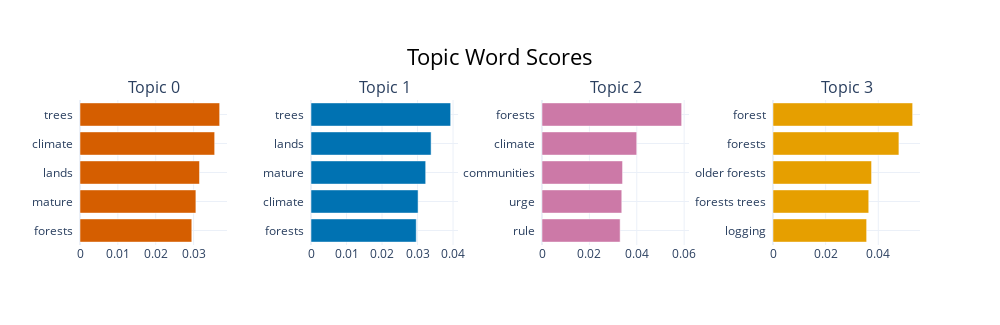

The notebook cell saved with this chart:
### Code cell
topic_model.visualize_barchart(top_n_topics=10)

### Figure 1 — Plotly figure (JSON) as saved in the notebook; plotly's stock layout.template omitted (floating-point values rounded to 4 significant figures)
{"data": [{"marker": {"color": "#D55E00"}, "orientation": "h", "type": "bar", "x": [0.02952, 0.03061, 0.03156, 0.03556, 0.03688], "xaxis": "x", "y": ["forests  ", "mature  ", "lands  ", "climate  ", "trees  "], "yaxis": "y"}, {"marker": {"color": "#0072B2"}, "orientation": "h", "type": "bar", "x": [0.02964, 0.03015, 0.03229, 0.03382, 0.03932], "xaxis": "x2", "y": ["forests  ", "climate  ", "mature  ", "lands  ", "trees  "], "yaxis": "y2"}, {"marker": {"color": "#CC79A7"}, "orientation": "h", "type": "bar", "x": [0.03299, 0.03368, 0.03401, 0.03999, 0.05895], "xaxis": "x3", "y": ["rule  ", "urge  ", "communities  ", "climate  ", "forests  "], "yaxis": "y3"}, {"marker": {"color": "#E69F00"}, "orientation": "h", "type": "bar", "x": [0.03558, 0.03638, 0.03745, 0.04784, 0.05306], "xaxis": "x4", "y": ["logging  ", "forests trees  ", "older forests  ", "forests  ", "forest  "], "yaxis": "y4"}], "layout": {"annotations": [{"font": {"size": 16}, "showarrow": false, "text": "Topic 0", "x": 0.0875, "xanchor": "center", "xref": "paper", "y": 1, "yanchor": "bottom", "yref": "paper"}, {"font": {"size": 16}, "showarrow": false, "text": "Topic 1", "x": 0.3625, "xanchor": "center", "xref": "paper", "y": 1, "yanchor": "bottom", "yref": "paper"}, {"font": {"size": 16}, "showarrow": false, "text": "Topic 2", "x": 0.6375, "xanchor": "center", "xref": "paper", "y": 1, "yanchor": "bottom", "yref": "paper"}, {"font": {"size": 16}, "showarrow": false, "text": "Topic 3", "x": 0.9125, "xanchor": "center", "xref": "paper", "y": 1, "yanchor": "bottom", "yref": "paper"}], "height": 325, "hoverlabel": {"bgcolor": "white", "font": {"family": "Rockwell", "size": 16}}, "showlegend": false, "title": {"font": {"color": "Black", "size": 22}, "text": "Topic Word Scores", "x": 0.5, "xanchor": "center", "yanchor": "top"}, "width": 1000, "xaxis": {"anchor": "y", "domain": [0, 0.175], "showgrid": true}, "xaxis2": {"anchor": "y2", "domain": [0.275, 0.45], "showgrid": true}, "xaxis3": {"anchor": "y3", "domain": [0.55, 0.725], "showgrid": true}, "xaxis4": {"anchor": "y4", "domain": [0.825, 1], "showgrid": true}, "yaxis": {"anchor": "x", "domain": [0, 1], "showgrid": true}, "yaxis2": {"anchor": "x2", "domain": [0, 1], "showgrid": true}, "yaxis3": {"anchor": "x3", "domain": [0, 1], "showgrid": true}, "yaxis4": {"anchor": "x4", "domain": [0, 1], "showgrid": true}}}
